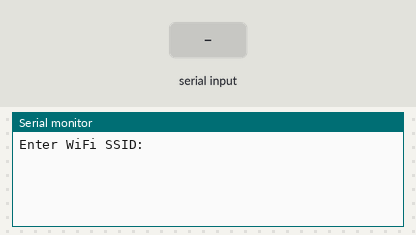
Recording of a program running on a simulated ESP32-S3. On the bench: the last lines printed to the serial monitor. Inputs (shaded band) come from the test bench. WiFi joins after 1.5 s; servers stay silent unless stated; uploads are accepted with an empty reply.

Above: at 0.8 s.
0.9 s: "1\n" received over Serial
At 2.6 s:
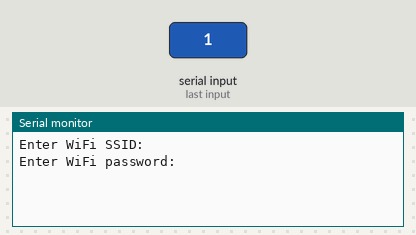
3.4 s: "0\n" received over Serial
At 7.4 s:
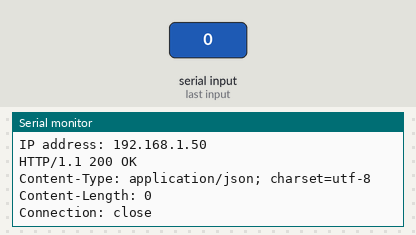

The program:

main.cpp
```cpp
#include <Arduino.h>
#include <WiFi.h>
#include <string.h>

// Replace with your network credentials
//const char *ssid = "ESP32-Weather-AP";
//const char *password = "password";

String ssidStr;
String passwordStr;

void setup() {
  Serial.begin(115200);
  while(!Serial){
    delay(10);
  }

  String ssidStr;
  String passwordStr;

  Serial.print("\nEnter WiFi SSID: ");
  while(true){
    if(Serial.available() > 0){
        ssidStr = Serial.readString();
        break;
    }
  }

  Serial.print("\nEnter WiFi password: ");
  while(true){
    if(Serial.available() > 0){
        passwordStr = Serial.readString();
        break;
    }
  }

  const char *ssid = ssidStr.c_str();
  const char *password = passwordStr.c_str();

  // Connect to WiFi network
  WiFi.begin(ssid, password);

  Serial.print("Connecting to ");
  Serial.println(ssid);

  while (WiFi.status() != WL_CONNECTED) {
    delay(1000);
    Serial.print(".");
  }

  Serial.println("");
  Serial.println("WiFi connected");
  Serial.print("IP address: ");
  Serial.println(WiFi.localIP());
}

void loop() {
  // Replace with the IP address of the ESP32 AP
  const char *host = "192.168.4.1";

  // Establish a connection with the server
  WiFiClient client;
  if (!client.connect(host, 80)) {
    Serial.println("Connection failed");
    return;
  }

  // Send HTTP request
  client.print("GET / HTTP/1.1\r\n");
  client.print("Host: ");
  client.print(host);
  client.print("\r\n");
  client.print("Connection: close\r\n\r\n");

  // Wait for response
  while (client.connected() || client.available()) {
    String line = client.readStringUntil('\n');
    Serial.println(line);
  }

  // Close the connection
  client.stop();

  delay(5000); // Wait 5 seconds before the next request
}
```

Measured:
- after the input at 0.9 s, the serial monitor: prints a new line after 1.0 s (image 1)
- after the input at 3.4 s, the serial monitor: prints a new line after 1.0 s (image 2)
